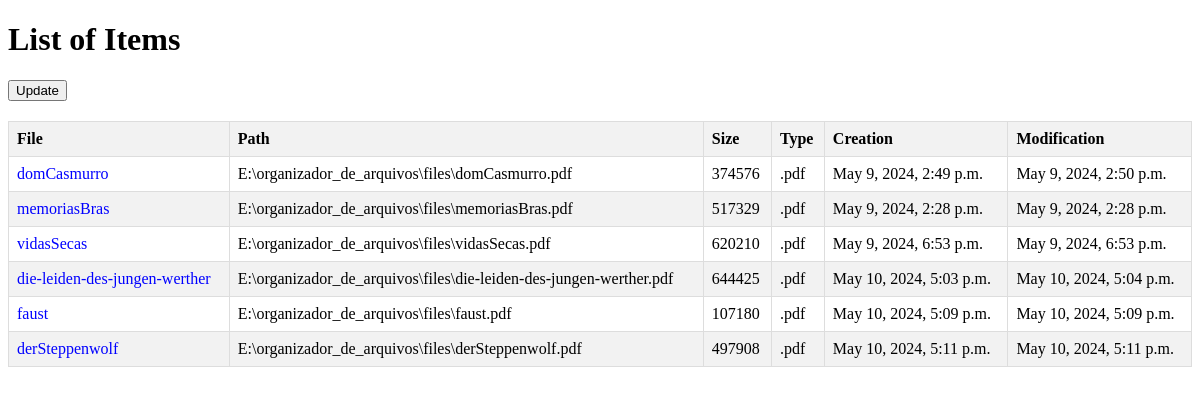
The page / on the database its author committed.
### catalogo/models.py (models this page shows, shortened)
class File(models.Model):
  numeric_id = models.AutoField(primary_key= True)
  path = models.CharField(max_length=200,unique=True)
  name = models.CharField(max_length=200)
  size = models.IntegerField()
  type = models.CharField(max_length=10)
  creation_time = models.DateTimeField()
  modification_time = models.DateTimeField()
  persons = models.ManyToManyField(Person, related_name='files',blank=True)
  themes = models.ManyToManyField(Theme, related_name='files',blank=True)

### catalogo/views.py (the view)
# urls.py: path("", views.index, name="index"),
def index(request):
  template = loader.get_template("catalogo/index.html")
  files = File.objects.all()
  values = {
    'files': files
  }
  return HttpResponse(template.render(values, request))

### catalogo/templates/catalogo/index.html (shortened to what this page needs)
<!DOCTYPE html>
<html lang="en">
<head>
</head>
<body>
    <h1>List of Items</h1>
    <button onclick="update()" id="update">Update</button>
    <table>
        <thead>
            <tr>
                <th>File</th>
                <th>Path</th>
                <th>Size</th>
                <th>Type</th>
                <th>Creation</th>
                <th>Modification</th>
            </tr>
        </thead>
        <tbody>
            {% for file in files %}
            <tr>
                <td><a href="/catalogo/file/{{ file.numeric_id }}/">{{ file.name }}</a></td>
                <td>{{file.path}}</td>
                <td>{{file.size}}</td>
                <td>{{file.type}}</td>
                <td>{{file.creation_time}}</td>
                <td>{{file.modification_time}}</td>
            </tr>
            {% endfor %}
        </tbody>
    </table>
    {% load static %}
</body>

### catalogo/templates/catalogo/index.html (style rules this page uses)
table { width: 100%; border-collapse: collapse; margin-top: 20px; }
th, td { border: 1px solid #ddd; padding: 8px; text-align: left; }
th { background-color: #f2f2f2; }
tr:nth-child(even) { background-color: #f2f2f2; }
a { text-decoration: none; color: blue; }

### rows shown on the page
File: name "domCasmurro", path "E:\\organizador_de_arquivos\\files\\domCasmurro.pdf", size "374576", type ".pdf", creation_time "May 9, 2024, 2:49 p.m.", modification_time "May 9, 2024, 2:50 p.m."
File: name "memoriasBras", path "E:\\organizador_de_arquivos\\files\\memoriasBras.pdf", size "517329", type ".pdf", creation_time "May 9, 2024, 2:28 p.m.", modification_time "May 9, 2024, 2:28 p.m."
File: name "vidasSecas", path "E:\\organizador_de_arquivos\\files\\vidasSecas.pdf", size "620210", type ".pdf", creation_time "May 9, 2024, 6:53 p.m.", modification_time "May 9, 2024, 6:53 p.m."
File: name "die-leiden-des-jungen-werther", path "E:\\organizador_de_arquivos\\files\\die-leiden-des-jungen-werther.pdf", size "644425", type ".pdf", creation_time "May 10, 2024, 5:03 p.m.", modification_time "May 10, 2024, 5:04 p.m."
File: name "faust", path "E:\\organizador_de_arquivos\\files\\faust.pdf", size "107180", type ".pdf", creation_time "May 10, 2024, 5:09 p.m.", modification_time "May 10, 2024, 5:09 p.m."
File: name "derSteppenwolf", path "E:\\organizador_de_arquivos\\files\\derSteppenwolf.pdf", size "497908", type ".pdf", creation_time "May 10, 2024, 5:11 p.m.", modification_time "May 10, 2024, 5:11 p.m."
